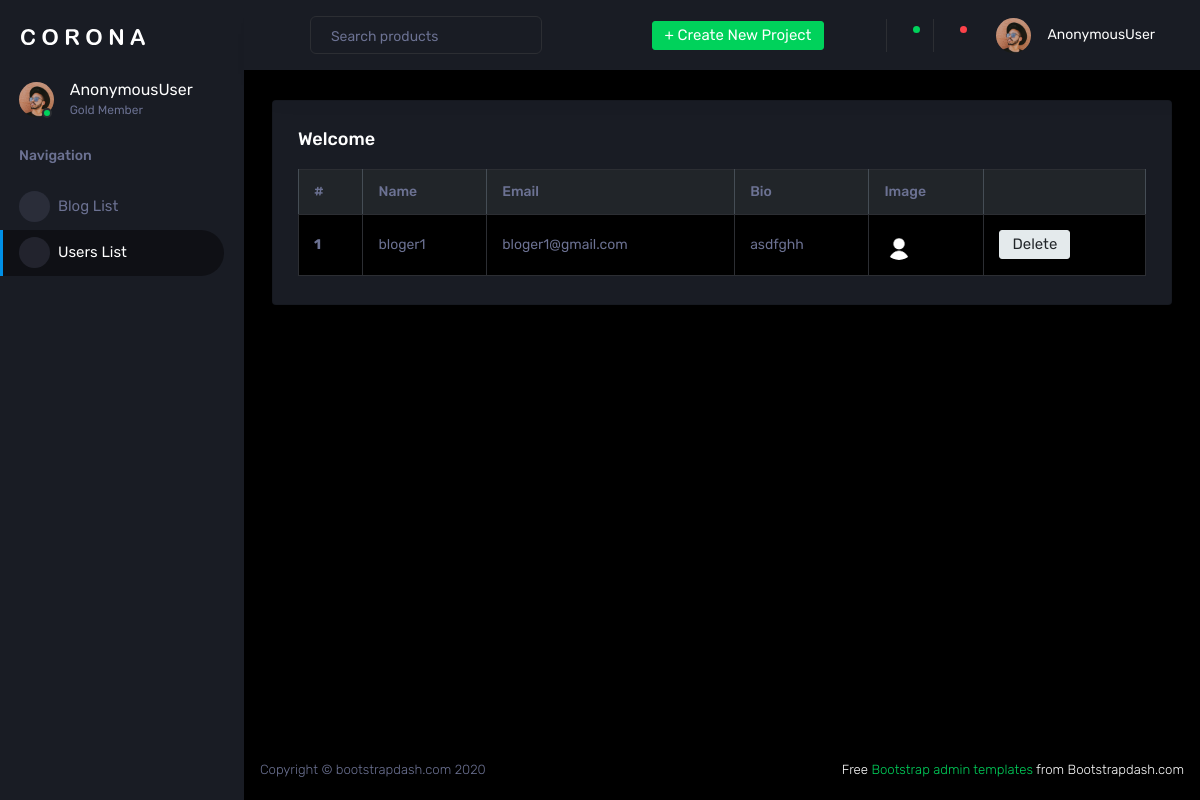
Page /users_list on the committed database.
### Blog_App/models.py (models this page shows, shortened)
class Users(models.Model):
    users_detail = models.OneToOneField('Login', on_delete=models.DO_NOTHING)
    name = models.CharField(max_length=50)
    email = models.EmailField()
    bio = models.TextField()
    document = models.FileField(upload_to='documents/')

### Blog_App/admin_views.py (the view)
# urls.py: path("users_list", admin_views.users_list, name="users_list"),
def users_list(request):
    data = Users.objects.all()
    return render(request,"admin/users_list.html",{"data":data})

### templates/admin/users_list.html
{% extends "admin/admin.html" %}
{% block content %}
{%load crispy_forms_tags %}
<table class="table table-bordered table-striped">
  <thead class="table-dark">
    <tr>
      <th scope="col">#</th>
      <th scope="col">Name</th>
      <th scope="col">Email</th>
      <th scope="col">Bio</th>
      <th scope="col">Image</th>
      <th></th>
    </tr>
  </thead>
  <tbody>
    {% for i in data %}
    <tr>
      <th scope="row">{{ forloop.counter }}</th>
      <td>{{ i.name }}</td>
      <td>{{ i.email }}</td>
      <td>{{i.bio}}</td>
      <td><img src="{{i.document.url}}" height="100" ></td>
      <td><a href="{% url 'users_delete' i.id %}"><button type="button" class="btn btn-secondary">Delete</button></a></td>
    </tr>
    {% empty %}
    <tr>
      <td colspan="3" class="text-center text-muted">No data available</td>
    </tr>
    {% endfor %}
  </tbody>
</table>
{% endblock %}

### rows in the picture
Users: name "bloger1", email "bloger1@gmail.com", bio "asdfghh", document (picture)

### other values in the picture
{{ request.user }} "AnonymousUser"
